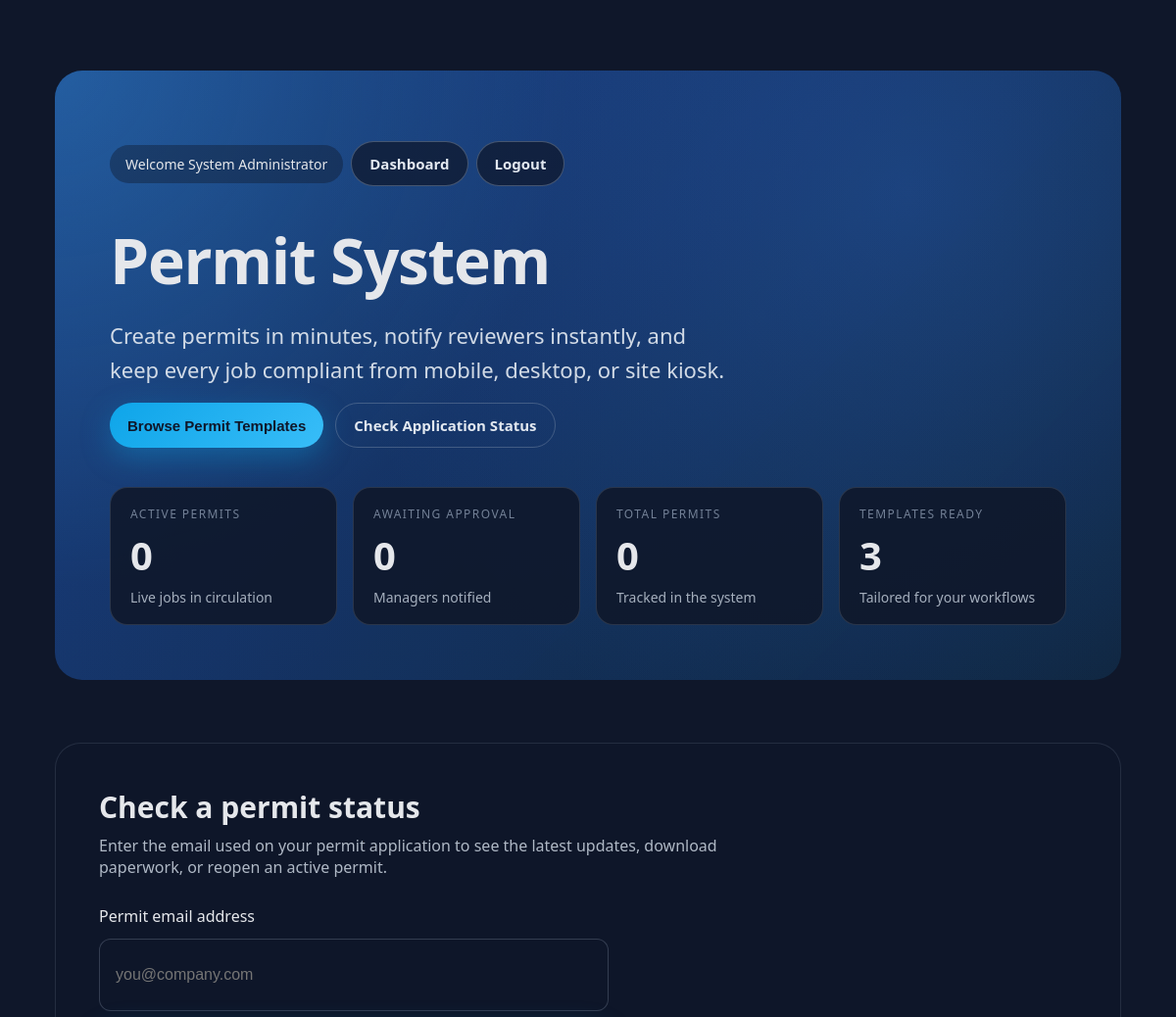
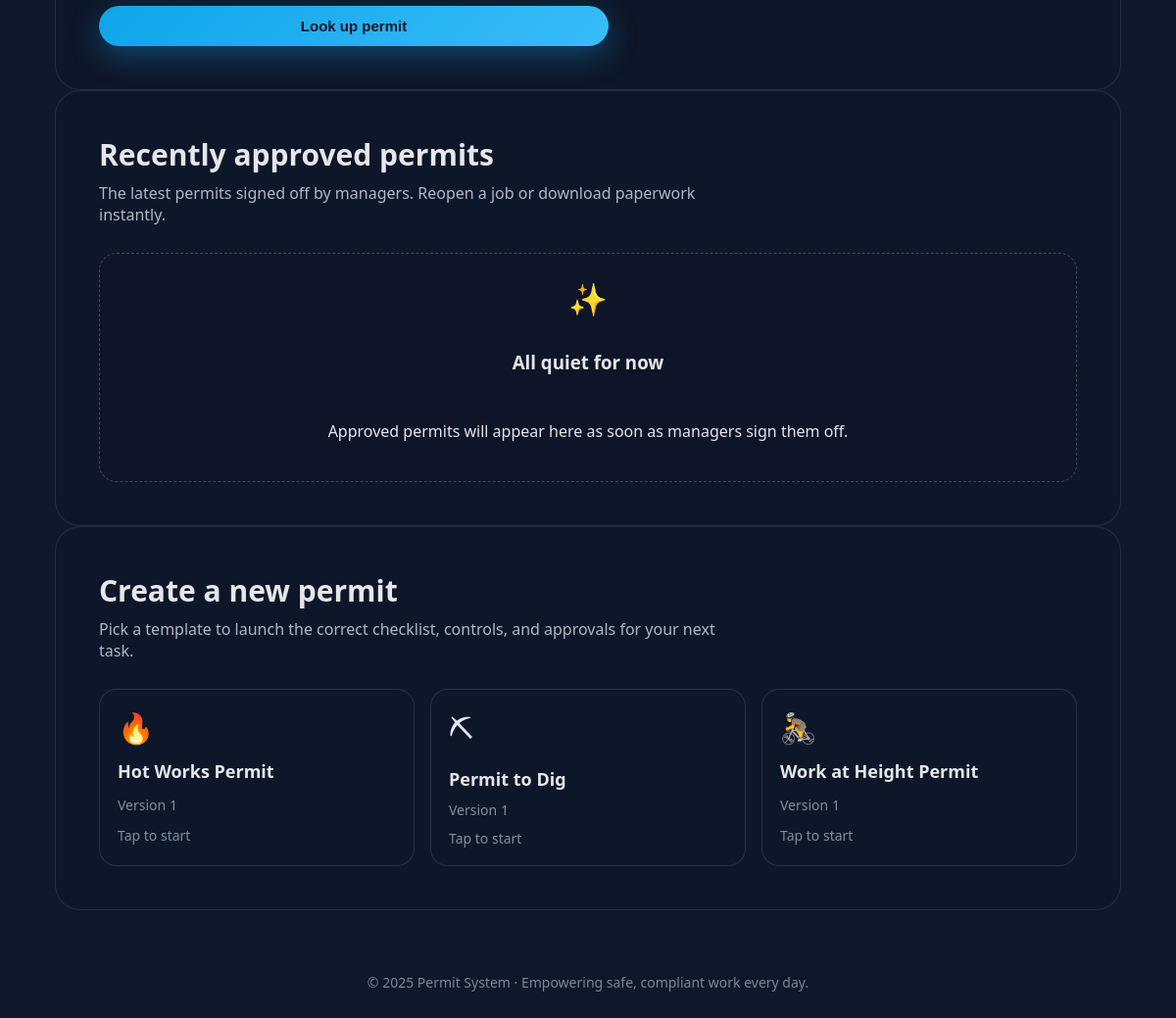
Screenshot of / (signed in) with the database file from the repository (2 pictures, top to bottom).
### tables this page shows
CREATE TABLE `users` (
  `id` varchar(36) NOT NULL,
  `email` varchar(255) NOT NULL,
  `password_hash` varchar(255) NOT NULL,
  `name` varchar(255) NOT NULL,
  `role` varchar(50) NOT NULL DEFAULT 'viewer',
  `status` varchar(50) NOT NULL DEFAULT 'active',
  `invited_by` varchar(36) DEFAULT NULL,
  `created_at` datetime DEFAULT CURRENT_TIMESTAMP,
  `last_login` datetime DEFAULT NULL,
  `reset_token` varchar(255) DEFAULT NULL,
  `reset_token_expires` datetime DEFAULT NULL
);

CREATE TABLE `form_templates` (
  `id` char(36) NOT NULL,
  `name` varchar(191) NOT NULL,
  `version` int NOT NULL DEFAULT '1',
  `json_schema` mediumtext NOT NULL,
  `ui_schema` mediumtext,
  `created_by` varchar(191) DEFAULT NULL,
  `published_at` datetime DEFAULT NULL,
  `created_at` datetime NOT NULL DEFAULT CURRENT_TIMESTAMP,
  `updated_at` datetime NOT NULL DEFAULT CURRENT_TIMESTAMP ON UPDATE CURRENT_TIMESTAMP,
  `active` tinyint(1) DEFAULT '1' COMMENT 'Is template active/visible',
  `form_structure` text,
  `description` text
);

### src/cache-helper.php (called while the page is built, shortened)
<?php
function resolve_asset_path(string $path): ?string
{
    $normalized = '/' . ltrim($path, '/');
    static $root = null;
    if ($root === null) {
        $root = realpath(__DIR__ . '/..') ?: __DIR__ . '/..';
    }
    $candidates = [$root . $normalized];
    $envPublic = $_ENV['APP_PUBLIC_PATH'] ?? $_ENV['ASSET_PUBLIC_PATH'] ?? '';
    $documentRoot = $_SERVER['DOCUMENT_ROOT'] ?? ($_ENV['DOCUMENT_ROOT'] ?? '');
    if ($documentRoot !== '') {
        $candidates[] = rtrim($documentRoot, '/') . $normalized;
    }
    foreach ($candidates as $candidate) {
        if (is_file($candidate)) {
            return $candidate;
        }
    }
    return null;
}
function asset_version(string $path): string
{
    static $versionCache = [];
    $resolved = resolve_asset_path($path);
    if ($resolved) {
        $versionCache[$path] = (string) filemtime($resolved);
        return $versionCache[$path];
    }
    $versionCache[$path] = (string) time();
    return $versionCache[$path];
}
function asset(string $path): string
{
    $version = asset_version($path);
    $baseUrl = rtrim((string) ($_ENV['APP_URL'] ?? ''), '/');
    $basePathRaw = (string) ($_ENV['APP_BASE_PATH'] ?? '/');
    $basePathTrim = trim($basePathRaw);
    if ($basePathTrim === '' || $basePathTrim === '/') {
        $basePath = '';
    } else {
        $basePath = '/' . trim($basePathTrim, '/');
    }
    $normalized = '/' . ltrim($path, '/');
    $href = ($baseUrl !== '' ? $baseUrl : '') . $basePath . $normalized;
    $separator = strpos($href, '?') !== false ? '&' : '?';
    return $href . $separator . 'v=' . $version;
}

### src/Db.php (called while the page is built, shortened)
<?php
final class Db
{
    public function __construct()
    {
        $driver = strtolower((string)($_ENV['DB_DRIVER'] ?? 'mysql'));
        $opts = [
            PDO::ATTR_ERRMODE            => PDO::ERRMODE_EXCEPTION,
            PDO::ATTR_DEFAULT_FETCH_MODE => PDO::FETCH_ASSOC,
            PDO::ATTR_EMULATE_PREPARES   => false,
        ];
        if ($driver === 'mysql') {
            $this->pdo = $this->connectMySql($opts);
            return;
        }
        throw new RuntimeException("Unsupported DB_DRIVER '{$driver}'. Use 'mysql' or 'sqlite'.");
    }
    private function connectMySql(array $opts): PDO
    {
        $host     = trim((string)($_ENV['DB_HOST']     ?? '127.0.0.1'));
        $port     = (string)($_ENV['DB_PORT']          ?? '3306');
        $dbname   = trim((string)($_ENV['DB_DATABASE'] ?? ''));
        $user     = (string)($_ENV['DB_USERNAME']      ?? '');
        $pass     = (string)($_ENV['DB_PASSWORD']      ?? '');
        $charset  = (string)($_ENV['DB_CHARSET']       ?? 'utf8mb4');
        $collate  = (string)($_ENV['DB_COLLATION']     ?? 'utf8mb4_unicode_ci');
        $sqlMode  = (string)($_ENV['DB_SQL_MODE']      ?? '');
        $dsn = "mysql:host={$host};port={$port};dbname={$dbname};charset={$charset}";
        try {
            $pdo = new PDO($dsn, $user, $pass, $opts);
        } catch (PDOException $e) {
            throw new RuntimeException('MySQL connection failed: ' . $e->getMessage(), (int)$e->getCode(), $e);
        }
        $pdo->exec("SET NAMES {$charset} COLLATE {$collate}");
        return $pdo;
    }
}

### src/bootstrap.php (called while the page is built, shortened)
<?php
$root = \realpath(__DIR__ . '/..') ?: __DIR__ . '/..';
require_once __DIR__ . '/cache-helper.php';
try {
    if (\is_file($root . '/.env')) {
        $dotenv = Dotenv::createImmutable($root);
    }
} catch (Throwable $e) {
    error_log('ENV load warning: ' . $e->getMessage());
}
$debug = filter_var($_ENV['APP_DEBUG'] ?? false, FILTER_VALIDATE_BOOLEAN);
$APP_URL = rtrim((string)($_ENV['APP_URL'] ?? ''), '/');
if ($APP_URL === '') {
    $scheme = (!empty($_SERVER['HTTPS']) && $_SERVER['HTTPS'] !== 'off') ? 'https' : 'http';
    $host   = $_SERVER['HTTP_HOST'] ?? ($_SERVER['SERVER_NAME'] ?? 'localhost');
    $APP_URL = $scheme . '://' . $host;
} else {
    $parsedAppUrl = @parse_url($APP_URL);
    $currentHost = $_SERVER['HTTP_HOST'] ?? ($_SERVER['SERVER_NAME'] ?? null);
    if (!empty($currentHost) && is_array($parsedAppUrl)) {
        $appHost = strtolower((string)($parsedAppUrl['host'] ?? ''));
        $isLoopback = in_array($appHost, ['127.0.0.1', 'localhost'], true) || str_starts_with($appHost, '127.');
    }
}
$APP_BASE_PATH = (string)($_ENV['APP_BASE_PATH'] ?? '/');
$cookieSecure   = filter_var($_ENV['SESSION_COOKIE_SECURE']   ?? true, FILTER_VALIDATE_BOOLEAN);
$cookieHttpOnly = filter_var($_ENV['SESSION_COOKIE_HTTPONLY'] ?? true, FILTER_VALIDATE_BOOLEAN);
$sameSite       = (string)($_ENV['SESSION_COOKIE_SAMESITE'] ?? 'Lax');
$sessionName    = (string)($_ENV['SESSION_NAME'] ?? 'permits_session');
final class App
{
    private array $config;
    public function __construct(array $config)
    {
        $this->config = $config;
    }
    public function url(string $path = '/'): string
    {
        $baseUrl = rtrim((string)($this->config['APP_URL'] ?? ''), '/');
        $basePathRaw = (string)($this->config['APP_BASE_PATH'] ?? '/');
        $basePath = trim($basePathRaw);
        if ($basePath === '' || $basePath === '/') {
            $basePath = '';
        } else {
            $basePath = '/' . trim($basePath, '/');
        }
        $normalizedPath = ltrim($path, '/');
        if ($normalizedPath === '') {
            return ($baseUrl !== '' ? $baseUrl : '') . ($basePath !== '' ? $basePath . '/' : '/');
        }
        return ($baseUrl !== '' ? $baseUrl : '') . $basePath . '/' . $normalizedPath;
    }
}
$appConfig = [
    'APP_NAME'      => $_ENV['APP_NAME']      ?? 'Defect Tracker Permits',
    'APP_ENV'       => $_ENV['APP_ENV']       ?? 'production',
    'APP_DEBUG'     => $debug,
    'APP_URL'       => $_ENV['APP_URL'],
    'APP_BASE_PATH' => $_ENV['APP_BASE_PATH'],
    'APP_TIMEZONE'  => $_ENV['APP_TIMEZONE']  ?? 'Europe/London',
    'DB_DRIVER'     => $_ENV['DB_DRIVER']     ?? 'mysql',
    'DB_HOST'       => $_ENV['DB_HOST']       ?? '127.0.0.1',
    'DB_PORT'       => $_ENV['DB_PORT']       ?? '3306',
    'DB_DATABASE'    => $_ENV['DB_DATABASE']   ?? '',
    'DB_USERNAME'    => $_ENV['DB_USERNAME']   ?? '',
    'DB_PASSWORD'    => $_ENV['DB_PASSWORD']   ?? '',
    'DB_CHARSET'     => $_ENV['DB_CHARSET']    ?? 'utf8mb4',
    'DB_COLLATION'   => $_ENV['DB_COLLATION']  ?? 'utf8mb4_unicode_ci',
    'MAIL_DRIVER'   => $_ENV['MAIL_DRIVER']   ?? 'smtp',
    'MAIL_HOST'     => $_ENV['MAIL_HOST']     ?? '',
    'MAIL_PORT'     => $_ENV['MAIL_PORT']     ?? '',
    'MAIL_ENCRYPTION'=>$_ENV['MAIL_ENCRYPTION']?? 'ssl',
    'MAIL_USERNAME' => $_ENV['MAIL_USERNAME'] ?? '',
    'MAIL_PASSWORD' => $_ENV['MAIL_PASSWORD'] ?? '',
    'MAIL_FROM_ADDRESS'=> $_ENV['MAIL_FROM_ADDRESS'] ?? '',
    'MAIL_FROM_NAME'   => $_ENV['MAIL_FROM_NAME']    ?? '',
    'VAPID_PUBLIC_KEY'  => $_ENV['VAPID_PUBLIC_KEY']  ?? '',
    'VAPID_PRIVATE_KEY' => $_ENV['VAPID_PRIVATE_KEY'] ?? '',
    'VAPID_SUBJECT'     => $_ENV['VAPID_SUBJECT']     ?? '',
];
$app = new App($appConfig);
require_once __DIR__ . '/Db.php';
$db = new Db();
return [$app, $db, $root];

### index.php (the view, shortened to what this page needs)
<?php
[$app, $db, $root] = require __DIR__ . '/src/bootstrap.php';
$isLoggedIn = isset($_SESSION['user_id']);
$currentUser = null;
if ($isLoggedIn) {
	try {
		$stmt = $db->pdo->prepare('SELECT id, name, email, role FROM users WHERE id = ? LIMIT 1');
		$stmt->execute([$_SESSION['user_id']]);
		$currentUser = $stmt->fetch(PDO::FETCH_ASSOC) ?: null;
	} catch (Throwable $e) {
		error_log('Error fetching current user: ' . $e->getMessage());
	}
}
$templates = [];
try {
	$templatesStmt = $db->pdo->query('SELECT id, name, version, created_at FROM form_templates ORDER BY name ASC');
	$templates = $templatesStmt->fetchAll(PDO::FETCH_ASSOC);
} catch (Throwable $e) {
	error_log('Error fetching templates: ' . $e->getMessage());
}
$systemStats = [
	'total' => 0,
	'active' => 0,
	'awaiting' => 0,
	'templates' => count($templates),
];
$recentPermits = [];
try {
	$sql = "SELECT f.id, f.ref_number, f.holder_name, f.unique_link, f.valid_to, f.approved_at, f.created_at, f.status, ft.name AS template_name\n            FROM forms f\n            INNER JOIN form_templates ft ON f.template_id = ft.id\n            WHERE f.status IN ('active', 'issued', 'approved')\n            ORDER BY COALESCE(f.approved_at, f.updated_at, f.created_at) DESC\n            LIMIT 4";
	$recentStmt = $db->pdo->query($sql);
	$recentPermits = $recentStmt->fetchAll(PDO::FETCH_ASSOC);
} catch (Throwable $e) {
	error_log('Error fetching recent permits: ' . $e->getMessage());
}
$statusEmail = trim((string)($_GET['check_email'] ?? ''));
$templateIcons = [
	'hot-works-permit' => '&#128293;',
	'permit-to-dig' => '&#9935;',
	'work-at-height-permit' => '&#128692;',
	'confined-space-entry-permit' => '&#128371;',
	'electrical-isolation-energisation-permit' => '&#9889;',
	'environmental-protection-permit' => '&#127795;',
	'hazardous-substances-handling-permit' => '&#9762;',
	'lifting-operations-permit' => '&#128679;',
	'noise-vibration-control-permit' => '&#128266;',
	'roof-access-permit' => '&#127968;',
	'temporary-works-permit' => '&#9881;',
	'traffic-management-interface-permit' => '&#128678;',
	'general-permit-to-work' => '&#128221;',
	'default' => '&#128196;',
];
function slugify_template_name(string $name): string
{
	$slug = strtolower($name);
	$slug = str_replace('&', 'and', $slug);
	$slug = preg_replace('/[^a-z0-9]+/', '-', $slug);
	return trim((string)$slug, '-');
}
function template_icon(string $templateName, array $icons): string
{
	$slug = slugify_template_name($templateName);
	return $icons[$slug] ?? $icons['default'];
}
?>
<!DOCTYPE html>
<html lang="en">
<head>
	<link rel="stylesheet" href="<?php echo htmlspecialchars(asset('assets/app.css'), ENT_QUOTES, 'UTF-8'); ?>">
</head>
<body class="landing-body">
	<div class="site-shell">
		<header class="hero">
			<div class="hero__content">
				<p class="nav-actions">
					<?php if ($isLoggedIn && !empty($currentUser)): ?>
						<span class="nav-actions__welcome">Welcome <?php echo htmlspecialchars($currentUser['name'] ?? 'Manager', ENT_QUOTES, 'UTF-8'); ?></span>
						<a class="btn btn-secondary" href="<?php echo htmlspecialchars($app->url('/dashboard.php'), ENT_QUOTES, 'UTF-8'); ?>">Dashboard</a>
						<a class="btn btn-secondary" href="<?php echo htmlspecialchars($app->url('/logout.php'), ENT_QUOTES, 'UTF-8'); ?>">Logout</a>
					<?php else: ?>
						<button class="btn btn-secondary" type="button" id="installButton">Install App</button>
						<a class="btn btn-secondary" href="<?php echo htmlspecialchars($app->url('/login.php'), ENT_QUOTES, 'UTF-8'); ?>">Manager Login</a>
					<?php endif; ?>
				</p>
				<h1 class="hero__headline">Permit System</h1>
				<p class="hero__lead">Create permits in minutes, notify reviewers instantly, and keep every job compliant from mobile, desktop, or site kiosk.</p>
				<div class="hero__actions">
					<button class="btn btn-accent" type="button" data-template-modal="open">Browse Permit Templates</button>
					<a class="btn btn-ghost" href="#status-checker">Check Application Status</a>
				</div>
			</div>
			<div class="stats-grid">
				<article class="stat-card">
					<span class="stat-card__label">Active permits</span>
					<span class="stat-card__value"><?php echo number_format($systemStats['active']); ?></span>
					<span class="stat-card__meta">Live jobs in circulation</span>
				</article>
				<article class="stat-card">
					<span class="stat-card__label">Awaiting approval</span>
					<span class="stat-card__value"><?php echo number_format($systemStats['awaiting']); ?></span>
					<span class="stat-card__meta">Managers notified</span>
				</article>
				<article class="stat-card">
					<span class="stat-card__label">Total permits</span>
					<span class="stat-card__value"><?php echo number_format($systemStats['total']); ?></span>
					<span class="stat-card__meta">Tracked in the system</span>
				</article>
				<article class="stat-card">
					<span class="stat-card__label">Templates ready</span>
					<span class="stat-card__value"><?php echo number_format($systemStats['templates']); ?></span>
					<span class="stat-card__meta">Tailored for your workflows</span>
				</article>
			</div>
		</header>
		<main class="main-content" aria-live="polite">
			<section class="section" id="status-checker">
				<header class="section__header">
					<h2 class="section__title">Check a permit status</h2>
					<p class="section__lead">Enter the email used on your permit application to see the latest updates, download paperwork, or reopen an active permit.</p>
				</header>
				<form class="status-form" action="<?php echo htmlspecialchars($app->url('/'), ENT_QUOTES, 'UTF-8'); ?>" method="get" novalidate>
					<label class="sr-only" for="check_email">Permit email address</label>
					<input type="email" id="check_email" name="check_email" placeholder="you@company.com" value="<?php echo htmlspecialchars($statusEmail, ENT_QUOTES, 'UTF-8'); ?>" required>
					<button class="btn btn-accent" type="submit">Look up permit</button>
				</form>
			</section>
			<section class="section" id="recent-activity">
				<header class="section__header">
					<h2 class="section__title">Recently approved permits</h2>
					<p class="section__lead">The latest permits signed off by managers. Reopen a job or download paperwork instantly.</p>
				</header>
				<?php if (empty($recentPermits)): ?>
					<div class="empty-state">
						<span class="empty-state__icon">&#10024;</span>
						<h3>All quiet for now</h3>
						<p>Approved permits will appear here as soon as managers sign them off.</p>
					</div>
				<?php endif; ?>
			</section>
			<section class="section" id="templates">
				<header class="section__header">
					<h2 class="section__title">Create a new permit</h2>
					<p class="section__lead">Pick a template to launch the correct checklist, controls, and approvals for your next task.</p>
				</header>
				<?php if (empty($templates)): ?>
					<div class="empty-state">
						<span class="empty-state__icon">&#128196;</span>
						<h3>No templates available</h3>
						<p>Your administrator can add templates from the dashboard. Once published, they will appear here automatically.</p>
					</div>
				<?php else: ?>
					<div class="template-grid" role="list">
						<?php foreach ($templates as $template): ?>
							<a class="template-tile" role="listitem" href="<?php echo htmlspecialchars($app->url('/create-permit-public.php?template=' . urlencode((string)($template['id'] ?? ''))), ENT_QUOTES, 'UTF-8'); ?>">
								<span class="template-tile__icon"><?php echo template_icon($template['name'] ?? '', $templateIcons); ?></span>
								<span class="template-tile__name"><?php echo htmlspecialchars($template['name'] ?? 'Permit template', ENT_QUOTES, 'UTF-8'); ?></span>
								<span class="template-tile__meta">Version <?php echo htmlspecialchars((string)($template['version'] ?? '1'), ENT_QUOTES, 'UTF-8'); ?></span>
								<span class="template-tile__meta">Tap to start</span>
							</a>
						<?php endforeach; ?>
					</div>
				<?php endif; ?>
			</section>
		</main>
		<footer class="site-footer">
			© <?php echo date('Y'); ?> Permit System · Empowering safe, compliant work every day.
		</footer>
	</div>
</body>
</html>

### rows the page displays
users: name "System Administrator"
form_templates: name "🔥", name "Hot Works Permit", version "1"
form_templates: name "⛏", name "Permit to Dig", version "1"
form_templates: name "🚴", name "Work at Height Permit", version "1"

### other values shown
$systemStats['active'] "0"
$systemStats['awaiting'] "0"
$systemStats['total'] "0"
$systemStats['templates'] "3"
